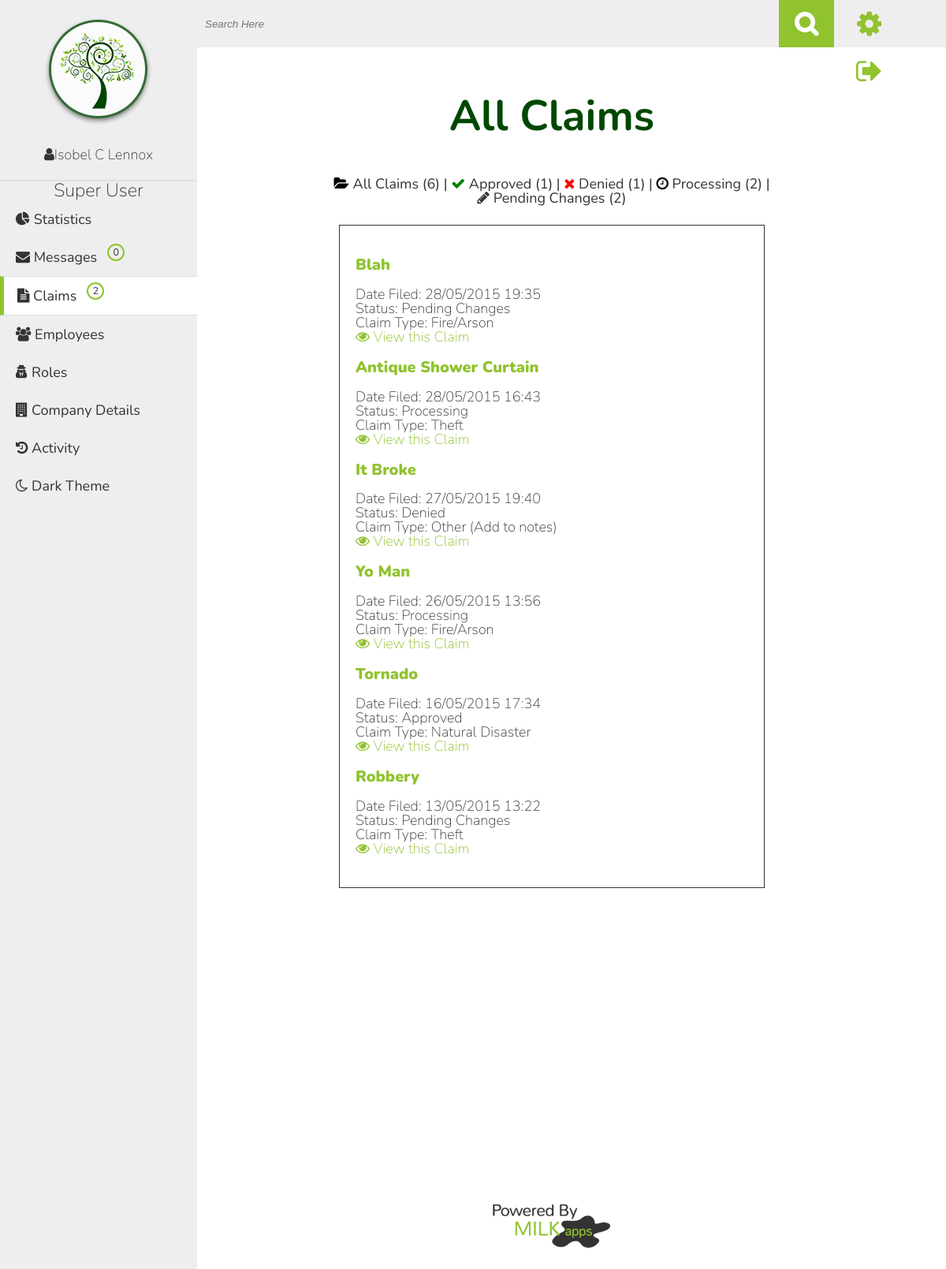
/claims.php (signed in), run on the app's committed database.
### tables this page shows
CREATE TABLE IF NOT EXISTS `company_details` (
  `id` int(11) NOT NULL,
  `logo` varchar(60) DEFAULT NULL,
  `name` varchar(60) NOT NULL,
  `address` varchar(60) NOT NULL,
  `city` varchar(60) NOT NULL,
  `state` varchar(20) NOT NULL,
  `zip` varchar(10) NOT NULL,
  `phone` varchar(20) NOT NULL,
  `content` varchar(500) NOT NULL
);

CREATE TABLE IF NOT EXISTS `roles` (
  `id` int(11) NOT NULL,
  `name` varchar(60) NOT NULL
);

CREATE TABLE IF NOT EXISTS `claims` (
  `id` int(11) NOT NULL,
  `status_id` int(7) NOT NULL,
  `datetime` varchar(60) NOT NULL,
  `title` varchar(60) NOT NULL,
  `notes` varchar(999) NOT NULL,
  `claim_type` int(7) NOT NULL,
  `user_id` int(7) NOT NULL,
  `updated` varchar(10) NOT NULL,
  `hidden` int(1) NOT NULL
);

CREATE TABLE IF NOT EXISTS `status_types` (
  `id` int(11) NOT NULL,
  `name` varchar(60) NOT NULL
);

CREATE TABLE IF NOT EXISTS `claim_types` (
  `id` int(11) NOT NULL,
  `name` varchar(30) NOT NULL
);

### claims.php (the view, shortened to what this page needs)
<?php
$current_page="claims";
include("inc/header.php"); ?>
         <?php
            $all_query  = "SELECT COUNT(*) as total FROM claims WHERE status_id != 1";
            $all_result = mysqli_query($connection, $all_query);
            $data=mysqli_fetch_assoc($all_result);
            $pending_query  = "SELECT COUNT(*) as total FROM claims WHERE status_id=0";
            $pending_result = mysqli_query($connection, $pending_query);
            $pdata=mysqli_fetch_assoc($pending_result);
            $waiting_query  = "SELECT COUNT(*) as total FROM claims WHERE status_id=4";
            $waiting_result = mysqli_query($connection, $waiting_query);
            $wdata=mysqli_fetch_assoc($waiting_result);
            $approved_query  = "SELECT COUNT(*) as total FROM claims WHERE status_id=2";
            $approved_result = mysqli_query($connection, $approved_query);
            $adata=mysqli_fetch_assoc($approved_result);
            $denied_query  = "SELECT COUNT(*) as total FROM claims WHERE status_id=3";
            $denied_result = mysqli_query($connection, $denied_query);
            $ddata=mysqli_fetch_assoc($denied_result);
        ?>
       <?php
    if(isset($_GET['pending'])){
        echo "<h1>Unprocessed Claims</h1>";
        ?>
        <div class="claim_filters">
           <a href="claims.php"><i class="fa fa-folder-open black"></i> All Claims</a> (<?php echo $data['total']; ?>) |
           <a href="claims.php?approved"><i class="fa fa-check green"></i> Approved</a> (<?php echo $adata['total']; ?>) |
           <a href="claims.php?denied"><i class="fa fa-times red"></i> Denied</a> (<?php echo $ddata['total']; ?>) |
           <a href="claims.php?pending"><i class="fa fa-clock-o black"></i> Processing</a> (<?php echo $pdata['total']; ?>) |
           <a href="claims.php?changes"><i class="fa fa-pencil"></i> Pending Changes</a> (<?php echo $wdata['total']; ?>)
        </div>
        <?php
        $query  = "SELECT * FROM claims WHERE status_id=0 ORDER BY id DESC";
    }else{
  echo "<h1>All Claims</h1>";
   ?>
        <div class="claim_filters">
           <a href="claims.php"><i class="fa fa-folder-open black"></i> All Claims</a> (<?php echo $data['total']; ?>) |
           <a href="claims.php?approved"><i class="fa fa-check green"></i> Approved</a> (<?php echo $adata['total']; ?>) |
           <a href="claims.php?denied"><i class="fa fa-times red"></i> Denied</a> (<?php echo $ddata['total']; ?>) |
           <a href="claims.php?pending"><i class="fa fa-clock-o black"></i> Processing</a> (<?php echo $pdata['total']; ?>) |
           <a href="claims.php?changes"><i class="fa fa-pencil"></i> Pending Changes</a> (<?php echo $wdata['total']; ?>)
        </div>
        <?php
    $query  = "SELECT * FROM claims WHERE status_id != 1 ORDER BY id DESC";
    }
    $result = mysqli_query($connection, $query);
    if($result){
        echo "<div class=\"claims_list\">";
        foreach($result as $show){
            echo "<div class=\"claims\">";
    $type_query  = "SELECT * FROM claim_types WHERE id={$show['claim_type']}";
    $type_result = mysqli_query($connection, $type_query);
    if($type_result){
        $type_array=mysqli_fetch_assoc($type_result);
        $claim_type=$type_array['name'];
    }
    $status_query  = "SELECT * FROM status_types WHERE id={$show['status_id']}";
    $status_result = mysqli_query($connection, $status_query);
    if($status_result){
        $status_array=mysqli_fetch_assoc($status_result);
        $status=$status_array['name'];
    }
            echo "<a href=\"claim_details.php?id=".$show['id']."\"><h4>".$show['title']."</h4></a><br/>";
            echo "Date Filed: ".$show['datetime']."<br/>";
            echo "Status: ".$status."<br/>";
            echo "Claim Type: ".$claim_type."<br/>";
               echo "<a href=\"claim_details.php?id=".$show['id']."\"><i class=\"fa fa-eye\"></i> View this Claim</a>";
            echo "</div>";
            }
        echo "</div>";
        }
?>
<?php include("inc/footer.php"); ?>

### inc/header.php (shortened to what this page needs)
<!DOCTYPE html>
<html>
    <head>
        <?php if(isset($_SESSION['theme'])){
        if($_SESSION['theme']==1){
                     ?>
                    <link rel="stylesheet" href="css/style.css">
                    <link rel="stylesheet" href="css/dark-theme.css">
            <?php  }else{
                      ?>
                    <link rel="stylesheet" href="css/style.css">
            <?php   }
        }else{ ?>
            <link rel="stylesheet" href="css/style.css">
        <?php } ?>
        <link rel="stylesheet" href="//maxcdn.bootstrapcdn.com/font-awesome/4.3.0/css/font-awesome.min.css">
    </head>
<body>
<nav>
  <div class= 'logo_user'>
    <?php
        $logo_query="SELECT * FROM company_details";
        $logo_found=mysqli_query($connection, $logo_query);;
        if($logo_found){
            $details=mysqli_fetch_assoc($logo_found);
            $logo=$details['logo'];
        }else{
            $logo="img/under_my_roof_sm.png";
        }
        ?>
    <a href="index.php"><img src="<?php echo $logo; ?>" alt="Greenwell Bank Logo"></a><br>
<?php
if(isset($sub_page) && $sub_page=="profile"){
    echo "<p class=\"sub_page\"><i class=\"fa fa-user\"> </i><a href=\"profile.php\"> " . $_SESSION['username'] ."</a></p>";
}else{
   echo " <p><i class=\"fa fa-user\"> </i><a href=\"profile.php\">". $_SESSION['username'] . "</a></p>";
}
echo "</div>";
if($_SESSION['is_employee']==0){
         ?>
        <ul>
         <?php
                if(isset($current_page) && $current_page=="dashboard"){
                    echo "<li class=\"current_page\"><a href=\"index.php\"><i class=\"fa fa-tachometer\"></i> Dashboard</a></li>";
                }else{
                   echo " <li><a href=\"index.php\"><i class=\"fa fa-tachometer\"></i> Dashboard</a></li>";
                }
                if(isset($current_page) && $current_page=="inventory"){
                    echo "<li class=\"current_page\"><a href='inventory.php'><i class=\"fa fa-cubes\"></i> Inventory</a>";
                    echo "<ul>";
                    if(isset($sub_page)&&($sub_page == "add_item")) {
                      echo "<li class=\"sub_page\"><a href='add_item.php'><i class=\"fa fa-plus\"></i> Add Item</a></li>";
                    } else {
                      echo "<li><a href=\"add_item.php\"><i class=\"fa fa-plus\"></i> Add Item</a></li>";
                    }
                    if(isset($sub_page)&&($sub_page == "view_rooms")) {
                      echo "<li class=\"sub_page\"><a href='rooms.php'><i class=\"fa fa-eye\"></i> View Rooms</a></li>";
                    } else {
                      echo "<li><a href='rooms.php'><i class=\"fa fa-eye\"></i> View Rooms</a></li>";
                    }
                    echo "</ul></li>";
                ?>
            <?php
                }else{
                   echo " <li><a href='inventory.php'><i class=\"fa fa-cubes\"></i> Inventory</a> ";
                     ?>
              <ul>
                <li><a href="add_item.php"><i class="fa fa-plus"></i> Add Item</a></li>
                <li><a href="rooms.php"><i class="fa fa-eye"></i> View Rooms</a></li>
              </ul> </li>
               <?php
                }
    if(isset($current_page) && $current_page=="claims"){
      $all_query  = "SELECT COUNT(*) as total FROM claims WHERE user_id={$_SESSION['user_id']} AND status_id=4";
      $all_result = mysqli_query($connection, $all_query);
      $data=mysqli_fetch_assoc($all_result);
      if($data['total']==0){ $claim_alert=""; $total_alerts=""; }else{ $claim_alert="claim_alert_client"; $total_alerts=$data['total']; }
      ?>
            <li class="current_page"><a class='alert_container' href="claim_history.php"><i class="fa fa-folder-open"></i> Claims <div class="<?php echo $claim_alert; ?>"><?php echo $total_alerts; ?></div></a>
            <ul>
          <?php
              if(isset($sub_page)&&($sub_page == "file_claim")) {
                echo "<li class=\"sub_page\"><a href=\"file_new_claim.php\"><i class=\"fa fa-file-text\"></i> File Claim</a></li> ";
              } else {
                echo "<li><a href=\"file_new_claim.php\"><i class=\"fa fa-file-text\"></i> File Claim</a></li>";
              }?>
            </ul>
            </li>
<?php }else{
            $all_query  = "SELECT COUNT(*) as total FROM claims WHERE user_id={$_SESSION['user_id']} AND status_id=4";
            $all_result = mysqli_query($connection, $all_query);
            $data=mysqli_fetch_assoc($all_result);
            if($data['total']==0){ $claim_alert=""; $total_alerts=""; }else{ $claim_alert="claim_alert_client"; $total_alerts=$data['total']; }
          ?>
            <li><a class='alert_container' href="claim_history.php"><i class="fa fa-folder-open"></i> Claims <div class="<?php echo $claim_alert; ?>"><?php echo $total_alerts; ?></div></a>
                <ul>
                 <li><a href="file_new_claim.php"><i class="fa fa-file-text"></i> File Claim</a></li>
                </ul>
            </li>
   <?php }
             if(isset($current_page) && $current_page=="activity"){ ?>
            <li class="current_page"><a href="activity.php"><i class="fa fa-history"></i> Activity</a></li>
            <?php }else{ ?>
             <li><a href="activity.php"><i class="fa fa-history"></i> Activity</a></li>
           <?php  }
            if(isset($current_page) && $current_page=="help"){?>
            <li class="current_page"><a href="help.php"><i class="fa fa-question"></i> Help</a></li>
             <?php }else{ ?>
              <li><a href="help.php"><i class="fa fa-question"></i> Help</a></li>
              <?php  } ?>
        </ul>
<?php }else{
     ?>
     <?php
    $role_query  = "SELECT * FROM roles WHERE id={$_SESSION['role']}";
    $role_result = mysqli_query($connection, $role_query);
    if($role_result){
        $role=mysqli_fetch_assoc($role_result);
        echo "<h4>".$role['name']."</h4>";
    }
    $claim_notification="SELECT COUNT(*) as total FROM claims WHERE status_id=0";
    $result=mysqli_query($connection, $claim_notification);
    $data=mysqli_fetch_assoc($result);
    $total= $data['total'];
   $role=0;
     foreach($_SESSION['permissions'] as $key => $val){
        if($val==3){
            $role++;
        }
    }  ?>
            <ul>
                   <?php
                    $message_query="SELECT COUNT(*) as messages FROM messages WHERE sent_to={$_SESSION['user_id']} AND viewed=0";
                    $message_found=mysqli_query($connection, $message_query);
                    $mes=mysqli_fetch_assoc($message_found);
                    $num_messg= $mes['messages'];
                    ?>
                <?php  if(isset($current_page) && $current_page=="dashboard"){ ?>
                        <li class="current_page"><a href="index.php"><i class="fa fa-pie-chart"></i> Statistics</a></li>
                <?php  }else{ ?>
                    <li><a href="index.php"><i class="fa fa-pie-chart"></i> Statistics</a></li>
                <?php   } ?>
                <?php  if(isset($current_page) &&  $current_page=="messages"){ ?>
                        <li class="current_page"><a href="messages.php" class='alert_container'><i class="fa fa-envelope"></i> Messages <div class="claim_alert"><?php echo $num_messg; ?></div></a></li>
                <?php  }else{ ?>
                        <li><a href="messages.php" class='alert_container'><i class="fa fa-envelope"></i> Messages <div class="claim_alert"><?php echo $num_messg; ?></div></a></li>
                <?php   } ?>
                <?php
                      if(isset($current_page) && $current_page=="claims"){ ?>
                <li class="current_page"><a class='alert_container' href="claims.php?pending"><i class="fa fa-file-text"></i> Claims <div class="claim_alert"><?php echo $total; ?></div></a></li>
              <?php  }else{ ?>
                <li><a class='alert_container' href="claims.php?pending"><i class="fa fa-file-text"></i> Claims <div class="claim_alert"><?php echo $total; ?></div></a></li>
             <?php   } ?>
                <?php  if(isset($current_page) && $current_page=="employees"){ ?>
                        <li class="current_page"><a href="employees.php"><i class="fa fa-users"></i> Employees</a></li>
              <?php  }else{ ?>
                     <li><a href="employees.php"><i class="fa fa-users"></i> Employees</a></li>
             <?php   } ?>
                <?php  if(isset($current_page) && $current_page=="roles"){
                        if($role == 1){ ?>
                            <li class="current_page"><a href="roles.php"><i class="fa fa-user-secret"></i> Roles</a></li>
                        <?php }?>
              <?php  }else{
                        if($role == 1){ ?>
                <li><a href="roles.php"><i class="fa fa-user-secret"></i> Roles</a></li>
                <?php }?>
             <?php   } ?>
            <?php  if(isset($current_page) && $current_page=="company"){ ?>
                        <li class="current_page"><a href="company_details.php"><i class="fa fa-building"></i> Company Details</a></li>
              <?php  }else{ ?>
                      <li><a href="company_details.php"><i class="fa fa-building"></i> Company Details</a></li>
             <?php   } ?>
                <?php if(isset($current_page) && $current_page=="activity"){ ?>
                <li class="current_page"><a href="activity.php"><i class="fa fa-history"></i> Activity</a></li>
                    <?php }else{ ?>
                     <li><a href="activity.php" ><i class="fa fa-history"></i> Activity</a></li>
                   <?php  } ?>
            </ul>
<?php }  ?>
            <ul id="themes">
                 <?php if(isset($_SESSION['theme'])){
            if($_SESSION['theme']==1){
                  echo "<li><a href=\"edit.php?theme\"><i class=\"fa fa-sun-o\"></i> Light Theme</a></li>";
                    }else{
                    echo "<li><a href=\"edit.php?theme\"><i class=\"fa fa-moon-o\"></i> Dark Theme</a></li>";
                    }
                }else{
            echo "<li><a href=\"edit.php?theme\"><i class=\"fa fa-moon-o\"></i> Dark Theme</a></li>";
            }
        ?>
             </ul>
          </nav>
<header>
    <div class="search_container">
        <form class='search' action="search.php" method="POST">
          <input type="search" placeholder='Search Here' name="query" id="searchbar">
          <input type="submit" name="search" id="nav_search" value="&#xf002;">
      </form>
  </div>
    <div class="account_links">
        <div>
          <a title="Manage Account Settings" href="settings.php?user=<?php echo $_SESSION['user_id'] ?>"><i id="spinCog" class="fa fa-cog fa-2x"></i></a>
        </div>
        <div>
          <a title="Log Out" href="logout.php"><i class="fa fa-sign-out fa-2x"></i></a>
        </div>
    </div>
</header>
        <div class="clearfix" id="page">
              <div class="content_wrapper">

### data on the page
company_details: logo (picture)
roles: name "Super User"
claims: title "Blah", datetime "28/05/2015 19:35", status_types.name "Pending Changes", claim_types.name "Fire/Arson"
claims: title "Antique Shower Curtain", datetime "28/05/2015 16:43", status_types.name "Processing", claim_types.name "Theft"
claims: title "It Broke", datetime "27/05/2015 19:40", status_types.name "Denied", claim_types.name "Other (Add to notes)"
claims: title "Yo Man", datetime "26/05/2015 13:56", status_types.name "Processing", claim_types.name "Fire/Arson"
claims: title "Tornado", datetime "16/05/2015 17:34", status_types.name "Approved", claim_types.name "Natural Disaster"
claims: title "Robbery", datetime "13/05/2015 13:22", status_types.name "Pending Changes", claim_types.name "Theft"

### other printed values
$_SESSION['username'] "Isobel C Lennox"
$num_messg "0"
$total "2"
$data['total'] "6"
$adata['total'] "1"
$ddata['total'] "1"
$pdata['total'] "2"
$wdata['total'] "2"
